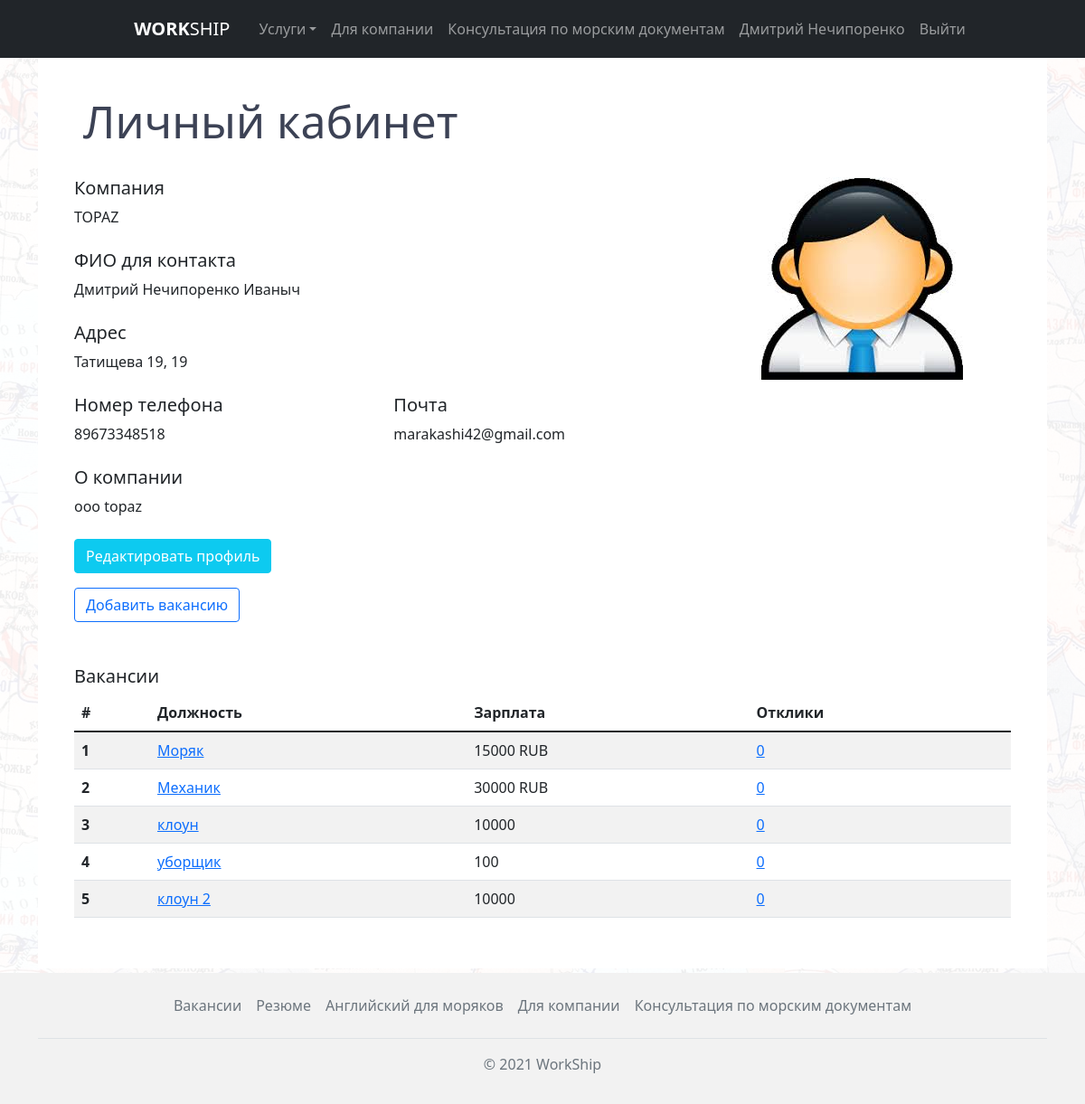
Page /personalaccount/ (signed in) on the earlier database version.
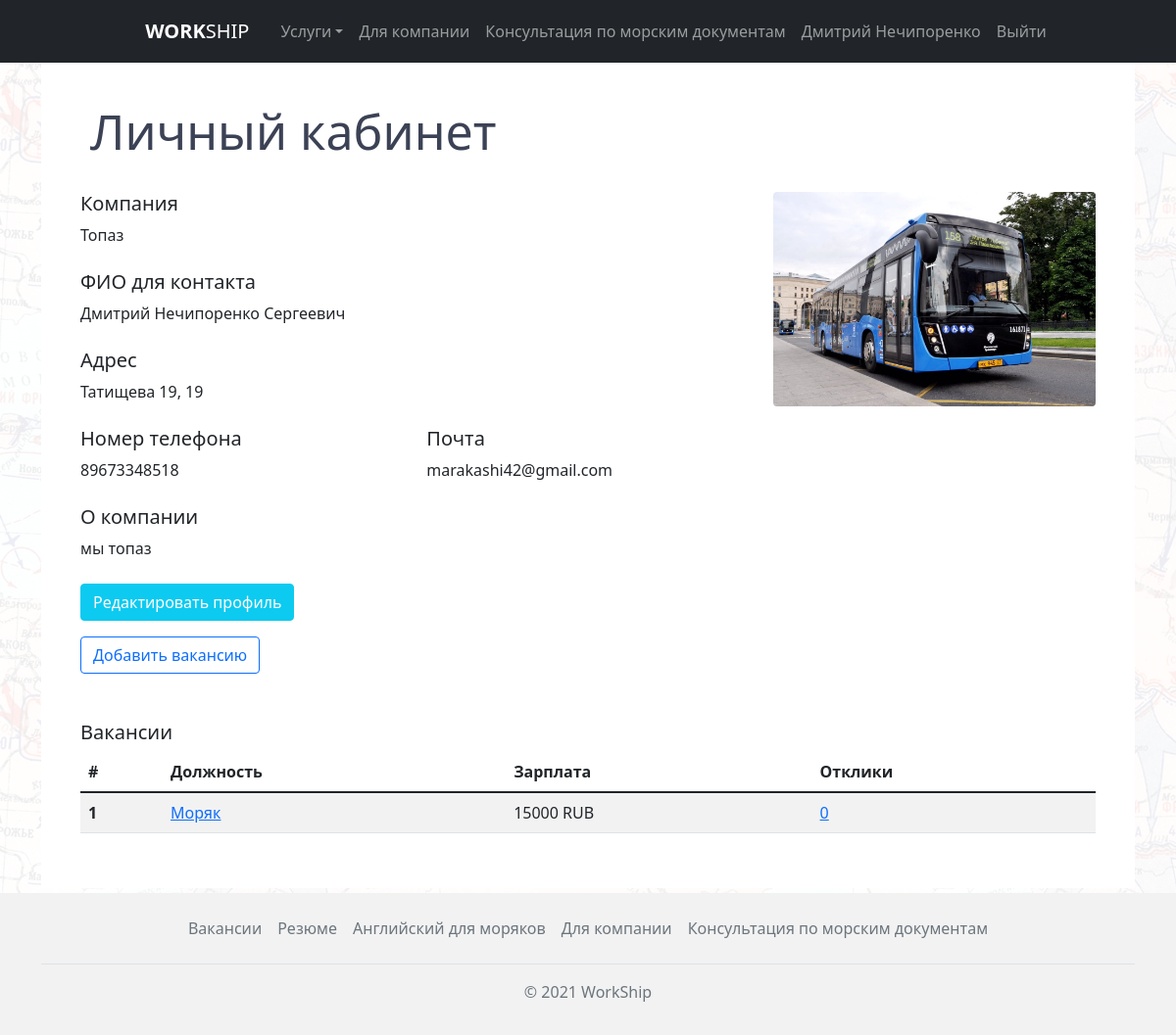
Same page on the later database version.
### main/models.py (models this page shows)
class CompanyProfile(models.Model):
    user = models.OneToOneField(User, on_delete=models.CASCADE)
    company_name = models.CharField(verbose_name='Название компании', max_length=255)
    logo = models.ImageField(verbose_name='Логотип компании', upload_to=image_directory_path, storage=image_storage, default='defaultuser.png')
    address = models.CharField(verbose_name='Адрес', max_length=255)
    about = models.TextField(verbose_name='О компании')
    contact_patronymic = models.CharField(verbose_name='Отчество', max_length=255)
    phone_number = models.CharField(verbose_name='Номер телефона', max_length=12)

### vacancies/models.py (models this page shows, shortened)
class Vacancy(models.Model):
    user = models.ForeignKey(User, on_delete=models.CASCADE)
    title = models.CharField('Должность', max_length=255)
    salary = models.CharField('Зарплата', max_length=255)
    vessel_type = models.CharField('Тип судна', max_length=255, default="")
    date_start = models.DateField('Дата посадки')
    landing = models.CharField('Место посадки', max_length=255, default="")
    contract_term = models.CharField('Срок контракта', max_length=255, default="")
    image = models.ImageField(verbose_name='Изображение', upload_to=image_directory_path, storage=image_storage, default='defaultuser.png')
    time_create = models.DateTimeField('Дата создания', auto_now_add=True, null=True)
    time_update = models.DateTimeField('Дата изменения', auto_now=True, null=True)
    is_published = models.BooleanField('Публикация', default=True)
    def get_absolute_url(self):
        return reverse('vacancies_detail', kwargs={'vacancy_id': self.pk})
    class Meta:
        verbose_name = 'Вакансия'
        verbose_name_plural = 'Вакансии'
        ordering = ['-time_create', 'title']

### personal_account/views.py (the view)
# urls.py: path('', personal_account_home, name='personal_account_home'),
@login_required
def personal_account_home(request):
    seaman_profile = Profile.objects.filter(user=request.user)
    company_profile = CompanyProfile.objects.filter(user=request.user)
    if seaman_profile:
        summaries = Summary.objects.filter(user=request.user).annotate(responses_count=Count('vacancyresponses', filter=Q(vacancyresponses__from_company=True)))
        context = {
            'profile': seaman_profile.get(),
            'summaries': summaries
        }
        return render(request, 'personal_account/personal_seaman_account.html', context=context)
    elif company_profile:
        vacancies = Vacancy.objects.filter(user=request.user).annotate(responses_count=Count('vacancyresponses', filter=Q(vacancyresponses__from_company=False)))
        context = {
            'profile': company_profile.get(),
            'vacancies': vacancies
        }
        return render(request, 'personal_account/personal_company_account.html', context=context)

### personal_account/templates/personal_account/personal_company_account.html (shortened to what the changed rows need)
{% extends 'main/layout.html' %}
{% block content %}
<div class="container">
      <div class="wrapper">
          <div class="vacancies__header">
            <h2>Личный кабинет</h2>
          </div>
                <div class="row mb-5">
                    <div class="col-8">
                      <div class="row my-4">
                            <div class="col-12">
                                <h5>Компания</h5>
                                {{ profile.company_name }}
                            </div>
                        </div>
                        <div class="row my-4">
                            <div class="col-12">
                                <h5>ФИО для контакта</h5>
                                {{ request.user.get_full_name}} {{ profile.contact_patronymic }}
                            </div>
                        </div>
                        <div class="row my-4">
                            <div class="col-12">
                                <h5>Адрес</h5>
                                {{ profile.address }}
                            </div>
                        </div>
                        <div class="row my-4">
                            <div class="col-6">
                                <h5>
                                </h5>
                                {{ profile.phone_number }}
                            </div>
                            <div class="col-6">
                                <h5>
                                </h5>
                                {{ request.user.email }}
                            </div>
                        </div>
                        <div class="row my-4">
                            <div class="col-12">
                                <h5>О компании</h5>
                                {{ profile.about }}
                            </div>
                        </div>
                    </div>
                    <div class="col-4 my-4">
                        <img src="{{ profile.logo.url }}" class="rounded mx-auto d-block img-fluid" alt="company logo">
                    </div>
                </div>
                <div class="row my-6">
                    <div class="col-12 my-6">
                        <table class="table table-striped table-hover">
                            <thead>
                                <tr>
                                    <th scope="col">#</th>
                                    <th scope="col">Должность</th>
                                    <th scope="col">Зарплата</th>
                                    <th scope="col">Отклики</th>
                                </tr>
                            </thead>
                            <tbody>
                            {% for vacancy in vacancies %}
                               <tr>
                                    <th scope="row">{{ forloop.counter }}</th>
                                    <td><a href="{{ vacancy.get_absolute_url }}">{{ vacancy.title }}</a></td>
                                    <td>{{ vacancy.salary }}</td>
                                    <td><a href="{% url 'vacancies_responses' vacancy.id %}">{{ vacancy.responses_count }}</a></td>
                                </tr>
                          {% endfor %}
                            </tbody>
                        </table>
                    </div>
                </div>
      </div>
</div>
{% endblock %}

Differences in the rows shown:
removed Vacancy: title "Механик", salary "30000 RUB", responses_count "0"
removed Vacancy: title "клоун", salary "10000", responses_count "0"
removed Vacancy: title "уборщик", salary "100", responses_count "0"
removed Vacancy: title "клоун 2", salary "10000", responses_count "0"
changed CompanyProfile "Татищева 19, 19": company_name "TOPAZ" → "Топаз"; contact_patronymic "Иваныч" → "Сергеевич"; about "ooo topaz" → "мы топаз"; logo: a different picture
